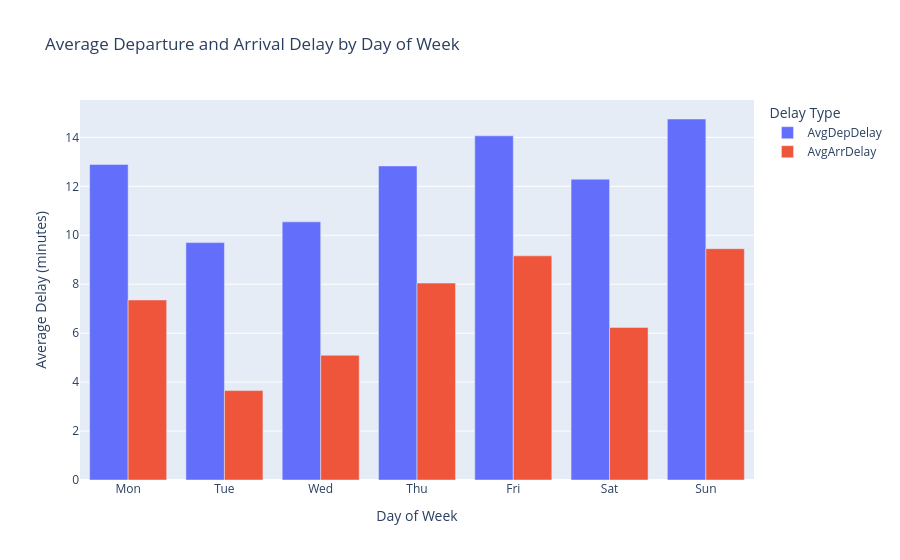

Notebook source saved alongside this figure:
### Markdown cell above
#### Average Delay by Day of Week

Goal: Identify which days of the week experience higher or lower flight delays — useful for detecting operational or demand-based trends (e.g., business travel vs leisure peaks).

### Code cell
from pyspark.sql import functions as F
import plotly.express as px

# Compute average delays per day of week
avg_delay_by_dow = (
    df.groupBy("DayOfWeek")
      .agg(
          F.avg("DepDelay").alias("AvgDepDelay"),
          F.avg("ArrDelay").alias("AvgArrDelay"),
          F.count("*").alias("FlightCount")
      )
      .orderBy("DayOfWeek")
)

# Convert to Pandas for Plotly visualization (only 7 rows)
avg_delay_dow_pdf = avg_delay_by_dow.toPandas()

# Create bar chart
fig = px.bar(
    avg_delay_dow_pdf,
    x="DayOfWeek",
    y=["AvgDepDelay", "AvgArrDelay"],
    barmode="group",
    title="Average Departure and Arrival Delay by Day of Week",
    labels={"value": "Average Delay (minutes)", "DayOfWeek": "Day of Week", "variable": "Delay Type"}
)

# Improve readability
fig.update_layout(
    xaxis=dict(
        tickmode='array',
        tickvals=[1, 2, 3, 4, 5, 6, 7],
        ticktext=["Mon", "Tue", "Wed", "Thu", "Fri", "Sat", "Sun"]
    )
)
fig.show()

### Figure 1 — Plotly figure (JSON) as saved in the notebook; plotly's stock layout.template omitted (floating-point values rounded to 4 significant figures)
{"data": [{"alignmentgroup": "True", "hovertemplate": "Delay Type=AvgDepDelay<br>Day of Week=%{x}<br>Average Delay (minutes)=%{y}<extra></extra>", "legendgroup": "AvgDepDelay", "marker": {"color": "#636efa", "pattern": {"shape": ""}}, "name": "AvgDepDelay", "offsetgroup": "AvgDepDelay", "orientation": "v", "showlegend": true, "textposition": "auto", "type": "bar", "x": [1, 2, 3, 4, 5, 6, 7], "xaxis": "x", "y": [12.9, 9.7, 10.55, 12.83, 14.06, 12.29, 14.75], "yaxis": "y"}, {"alignmentgroup": "True", "hovertemplate": "Delay Type=AvgArrDelay<br>Day of Week=%{x}<br>Average Delay (minutes)=%{y}<extra></extra>", "legendgroup": "AvgArrDelay", "marker": {"color": "#EF553B", "pattern": {"shape": ""}}, "name": "AvgArrDelay", "offsetgroup": "AvgArrDelay", "orientation": "v", "showlegend": true, "textposition": "auto", "type": "bar", "x": [1, 2, 3, 4, 5, 6, 7], "xaxis": "x", "y": [7.356, 3.654, 5.096, 8.046, 9.159, 6.235, 9.452], "yaxis": "y"}], "layout": {"barmode": "group", "legend": {"title": {"text": "Delay Type"}, "tracegroupgap": 0}, "title": {"text": "Average Departure and Arrival Delay by Day of Week"}, "xaxis": {"anchor": "y", "domain": [0, 1], "tickmode": "array", "ticktext": ["Mon", "Tue", "Wed", "Thu", "Fri", "Sat", "Sun"], "tickvals": [1, 2, 3, 4, 5, 6, 7], "title": {"text": "Day of Week"}}, "yaxis": {"anchor": "x", "domain": [0, 1], "title": {"text": "Average Delay (minutes)"}}}}
